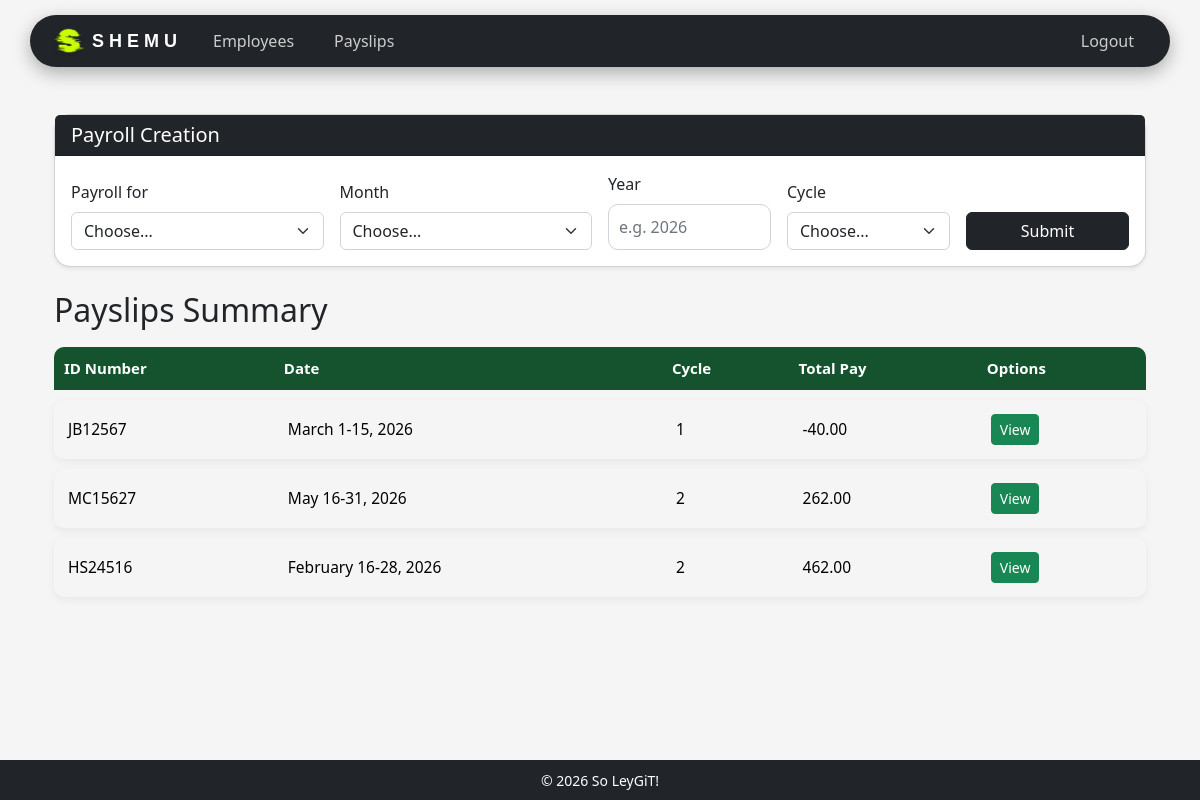
The page /payslips/ (signed in) on the database its author committed.
### payroll_app/models.py (models this page shows, shortened)
class Payslip(models.Model):
    id_number = models.ForeignKey(Employee, on_delete=models.CASCADE)
    month = models.CharField(max_length=50)
    date_range = models.CharField(max_length=100)
    year = models.CharField(max_length=100)
    pay_cycle = models.IntegerField()
    rate = models.FloatField()
    earnings_allowance = models.FloatField()
    deductions_tax = models.FloatField()
    deductions_health = models.FloatField()
    pag_ibig = models.FloatField()
    sss = models.FloatField()
    overtime = models.FloatField()
    total_pay = models.FloatField()

class Employee(models.Model):
    user = models.OneToOneField(User, on_delete=models.CASCADE, null=True, blank=True)
    name = models.CharField(max_length=200)
    id_number = models.CharField(max_length=200, primary_key=True) # use <str:pk> when linking here
    rate = models.FloatField()
    overtime_pay = models.FloatField(null=True, blank=True, default=0)
    allowance = models.FloatField(null=True, blank=True, default=0)

### payroll_app/views.py (the view, shortened to what this page needs)
# urls.py: path('payslips/', views.payslips_view, name='payslips'),
@login_required
def payslips_view(request):
    if request.user.is_staff:
        payslips = Payslip.objects.all()
        employees = Employee.objects.all()
    months = ['January', 'February', 'March', 'April', 'May', 'June', 'July', 'August', 'September', 'October', 'November', 'December']
    if request.method == 'POST' and not request.user.is_staff:
        return redirect('payslips')
    context = {
        'payslips': payslips,
        'employees': employees,
        'months': months,
    }
    return render(request, 'payroll_app/payslips.html', context)

### payroll_app/templates/payroll_app/payslips.html (shortened to what this page needs)
{% extends 'payroll_app/base.html' %}
{% block content %}
<div class="container">
    {% if user.is_staff %}
    <div class="card shadow-sm mb-4">
        <div class="card-header bg-dark text-white">
            <h5 class="mb-0">Payroll Creation</h5>
        </div>
        <div class="card-body">
            <form method="POST">
                <div class="row g-3 align-items-end">
                    <div class="col-md-3">
                        <label class="form-label">Payroll for</label>
                        <select name="payroll_for" class="form-select" required>
                            <option value="">Choose...</option>
                        </select>
                    </div>
                    <div class="col-md-3">
                        <label class="form-label">Month</label>
                        <select name="month" class="form-select" required>
                            <option value="">Choose...</option>
                        </select>
                    </div>
                    <div class="col-md-2">
                        <label class="form-label">Year</label>
                        <input type="text" name="year" class="form-control" placeholder="e.g. 2026" maxlength="4"
                            pattern="[0-9]{4}" title="Enter a valid year" required>
                    </div>
                    <div class="col-md-2">
                        <label class="form-label">Cycle</label>
                        <select name="cycle" class="form-select" required>
                            <option value="">Choose...</option>
                        </select>
                    </div>
                    <div class="col-md-2 pt-4">
                        <button type="submit" class="btn btn-dark w-100">Submit</button>
                    </div>
                </div>
            </form>
        </div>
    </div>
    {% endif %}
    <h2>Payslips Summary</h2>
    <table class="table modern-table">
        <thead class="table-dark">
            <tr>
                <th>ID Number</th>
                <th>Date</th>
                <th>Cycle</th>
                <th>Total Pay</th>
                <th>Options</th>
            </tr>
        </thead>
        <tbody>
            {% for slip in payslips %}
            <tr>
                <td>{{ slip.id_number.id_number }}</td>
                <td>{{ slip.month }} {{ slip.date_range }}, {{ slip.year }}</td>
                <td>{{ slip.pay_cycle }}</td>
                <td>{{ slip.total_pay|floatformat:2 }}</td>
                <td>
                    <a href="{% url 'view_payslip' slip.pk %}" class="btn btn-success btn-sm">View</a>
                </td>
            </tr>
            {% empty %}
            <tr>
                <td colspan="5" class="text-center">No payslips yet.</td>
            </tr>
            {% endfor %}
        </tbody>
    </table>
</div>
{% endblock %}

### rows shown on the page
Payslip: id_number.id_number "JB12567", month "March", date_range "1-15", year "2026", pay_cycle "1", total_pay "-40.00"
Payslip: id_number.id_number "MC15627", month "May", date_range "16-31", year "2026", pay_cycle "2", total_pay "262.00"
Payslip: id_number.id_number "HS24516", month "February", date_range "16-28", year "2026", pay_cycle "2", total_pay "462.00"
